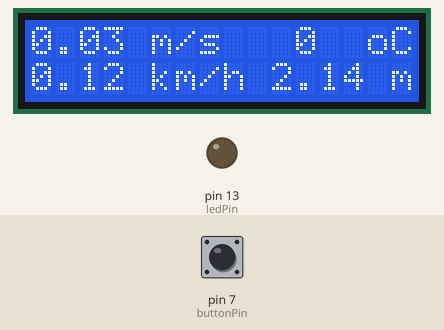
Simulated run of this sketch. Board: Arduino Uno, built with avr-gcc and run on an emulated ATmega328P. Shown: 16×2 character LCD, output pins drawn as LEDs (lit = HIGH). The inputs (shaded band) are chosen by the test bench; at power-on: pin 7 (buttonPin) LOW.

Above: at 0.1 s.
At 4.6 s:
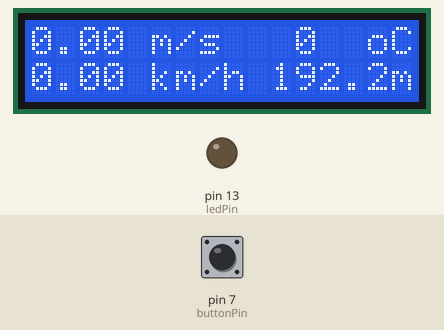
At 9.6 s:
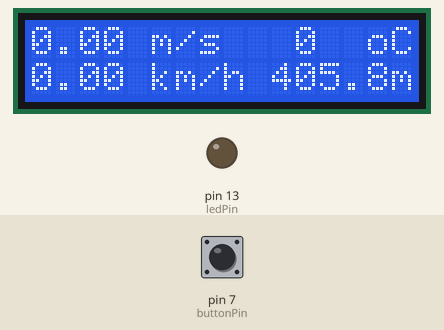
At 19.6 s:
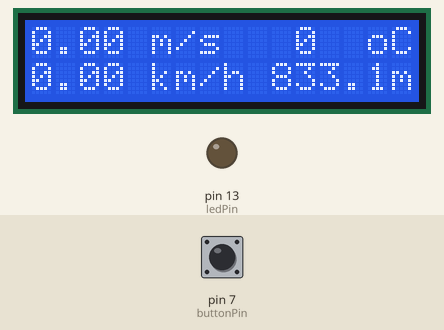
At 29.1 s:
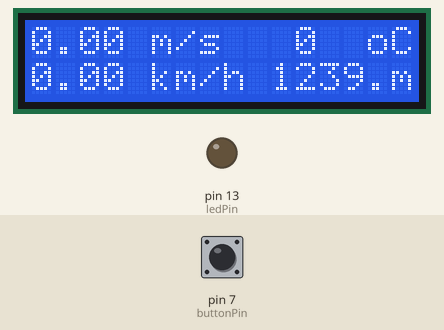
At 39.1 s:
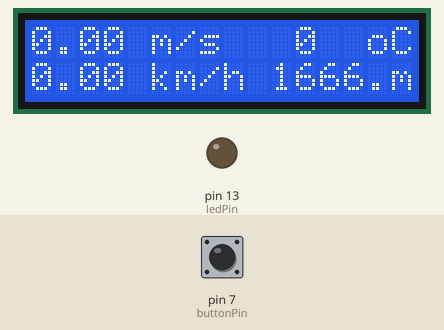

Measured:
- what the display in image 1 shows lasts 0.5 s, from 4.6 s to 5.1 s

The sketch:

Bike_computer_r01.ino
```cpp
#include <LiquidCrystal.h>
LiquidCrystal lcd(12, 11, 5, 4, 3, 2);
#include "DHT.h"
#define DHTPIN A3
#define DHTTYPE DHT11
DHT dht(DHTPIN, DHTTYPE);

/*
 This is the code for a bike-computer (odometer). It was developed by Clovis Fritzen in
 02/10/2015. It uses the ´Debounce´ Arduino sketch for reading pulses from the bycicle wheel;
 I then do some math for calculating both distance and speed (kilometers per hour and
 meters per second). The last step is to throw all this data in a LCD display, using the
 16x2 ´hello world´ Arduino sketch.

 */

// Bycicle wheel perimeter calculation:
        // For a 26´ (inches) wheel, the actual measured radius was 340mm
        // and Perimeter= 2*pi*radius , so Perimeter= 2* 3.14159265* 0.34m
        // Perimeter= 2.136283 meters
        // Speed (m/s)= distante (meters)/ time (seconds)
        // Speed (km/h) = 1000/3600= 3.6* m/s


unsigned long timet;
unsigned long tempoativo1inicio;
unsigned long tempoativo1final;
unsigned long tempototal1;
unsigned long previousTime;
unsigned long previousTime2;
boolean enterFunction = true;
boolean enterFunction2 = true;

// constants won't change. They're used here to
// set pin numbers:
const int buttonPin = 7;    // the number of the pushbutton pin
const int ledPin = 13;      // the number of the LED pin

float lasttime = 0;
float speedms = 0;
float speedkmh = 0;
float holdtime = 0;
float t = 0;
float perimetroRoda = 2.136283; // meters
float distanciaTotal = 0.00; // distancia percorrida em metros
unsigned long tempoAtual;
unsigned long tempoAnterior;

// the following variables are long's because the time, measured in miliseconds,
// will quickly become a bigger number than can be stored in an int.
long lastDebounceTime = 0;  // the last time the output pin was toggled
long debounceDelay = 30 ;    // the debounce time; increase if the output flickers
int estadoAnterior = LOW;

void setup() {
  dht.begin();
  lcd.begin(16, 2);
  lcd.print("Start Pedaling");
  //Serial.begin(115200);
  pinMode(buttonPin, INPUT);
  pinMode(ledPin, OUTPUT);

  // set initial LED state
  //digitalWrite(ledPin, ledState);
}

void loop() {

   timet = micros();
   estadoAnterior = LOW;
   lasttime= millis();
   int reading = digitalRead(buttonPin);

  if ((enterFunction == true) && (reading = HIGH)){
    previousTime= timet;
    //Serial.println(previousTime); // for debugging

    // Write your first code below
    //-----------------------


  // read the state of the switch into a local variable:


    estadoAnterior = HIGH;
    tempoAtual = millis() - tempoAnterior;
    tempoAnterior = tempoAtual;
    distanciaTotal = distanciaTotal + perimetroRoda;
    speedms = perimetroRoda / tempoAtual;
    speedkmh = 3.6 * speedms;


//-----------------------------------------------------------------------------------
// if I stop the bike for more than 5 seconds, both m/s and km/h will go to 0.00


  /*if (millis() - lasttime > 5000 && speedms > 0) {
     speedms = 0.00;
     speedkmh = 0.00;

     lcd.clear();
     lcd.setCursor(0, 0);
        // print the number of seconds since reset:
        lcd.print(speedms,DEC);
        lcd.setCursor(4, 0);
        lcd.print(" m/s        ");

        lcd.setCursor(0, 1);
        // print the number of seconds since reset:
        lcd.print(speedkmh,DEC);
        lcd.setCursor(4, 1);
        lcd.print(" km/h  ");
        lcd.setCursor(10, 1);
        lcd.print(distanciaTotal);
        lcd.setCursor(15, 1);
        lcd.print("m     ");
        lcd.setCursor(11, 0);
        lcd.print(t,0);
        lcd.setCursor(14, 0);
        lcd.print("oC");*/


  }

   //-----------------------
    // End of your first code


 //------------------------
  // Your second code (different timing) starts here

  if (enterFunction2 == true){
    previousTime2= timet;
    //Serial.println(previousTime2); // for debugging

    // Write your second code below
    //-----------------------

        // set the cursor to column 0, line 1
        // (note: line 1 is the second row, since counting begins with 0):
        lcd.clear();
        lcd.setCursor(0, 0);
        // print the number of seconds since reset:
        lcd.print(speedms);
        lcd.setCursor(4, 0);
        lcd.print(" m/s        ");
        lcd.setCursor(11, 0);
        lcd.print(t,0);
        lcd.setCursor(14, 0);
        lcd.print("oC");

        lcd.setCursor(0, 1);
        // print the number of seconds since reset:
        lcd.print(speedkmh);
        lcd.setCursor(4, 1);
        lcd.print(" km/h  ");
        lcd.setCursor(10, 1);
        lcd.print(distanciaTotal);
        lcd.setCursor(15, 1);
        lcd.print("m     ");

    //-----------------------
    // End of your second code
    }


//------------------------

if (timet - previousTime < 49999){ // 1 million microsencods= 1 second delay
    /* I have actually used 0.999990 seconds, in a trial to compensate the time that
       this IF function takes to be executed. this is really a point that
       need improvement in my code */
    enterFunction= false;
  }
  else {
    enterFunction= true;
  }
if (timet - previousTime2 < 499999){ // 1 million microsencods= 1 second delay
    /* I have actually used 0.999990 seconds, in a trial to compensate the time that
       this IF function takes to be executed. this is really a point that
       need improvement in my code */
    enterFunction2= false;
  }
  else {
    enterFunction2= true;
  }

}
```
